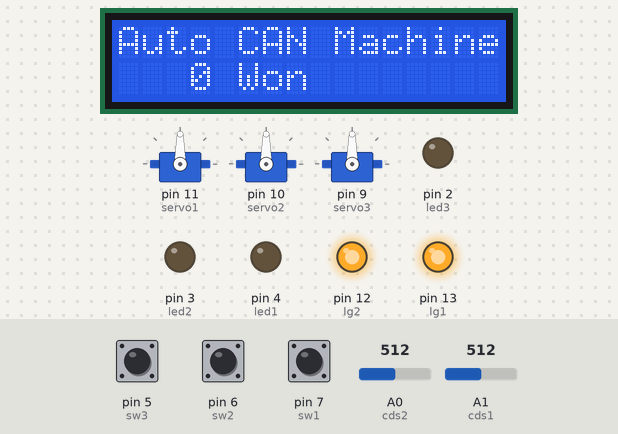
This sketch was run on a simulated Arduino Uno, built with avr-gcc and run on an emulated ATmega328P. Parts: 16×2 character LCD, 3 × servo, output pins drawn as LEDs (lit = HIGH). The inputs (shaded band) are chosen by the test bench; at power-on: pin 7 (sw1) HIGH, pin 5 (sw3) HIGH, pin 6 (sw2) HIGH, A0 (cds2) = 512, A1 (cds1) = 512. What the sketch prints to the serial monitor is not drawn.

Above: at 1.2 s.
1.3 s: pin 7 (sw1) pulled LOW for 1 s
At 2.5 s:
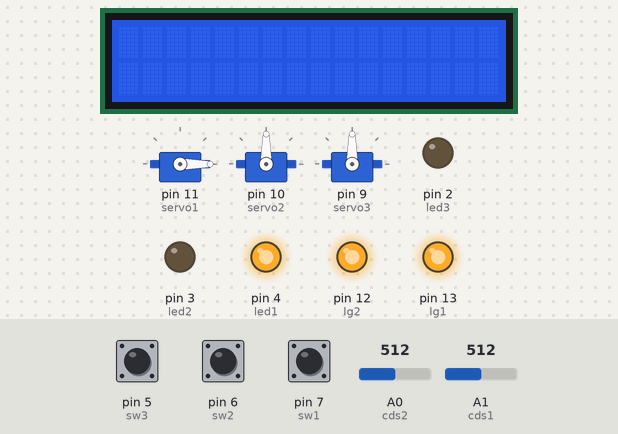
6.7 s: pin 5 (sw3) pulled LOW for 1 s
At 11.2 s:
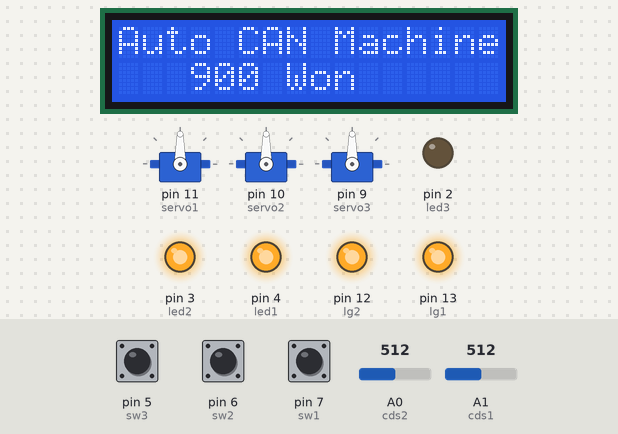
13.9 s: pin 6 (sw2) pulled LOW for 1 s
At 15.9 s:
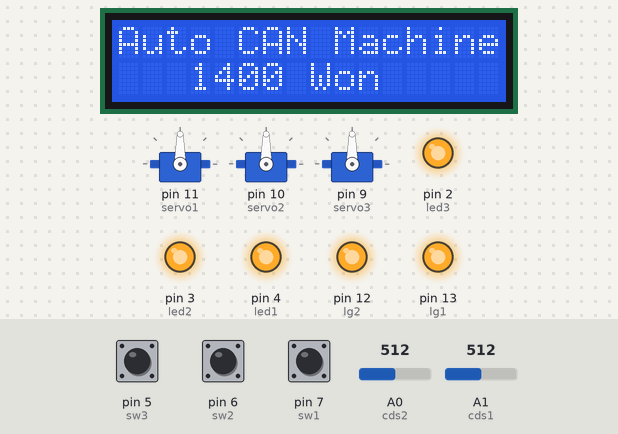
17.0 s: pin 7 (sw1) pulled LOW for 3.2 s
At 18.3 s:
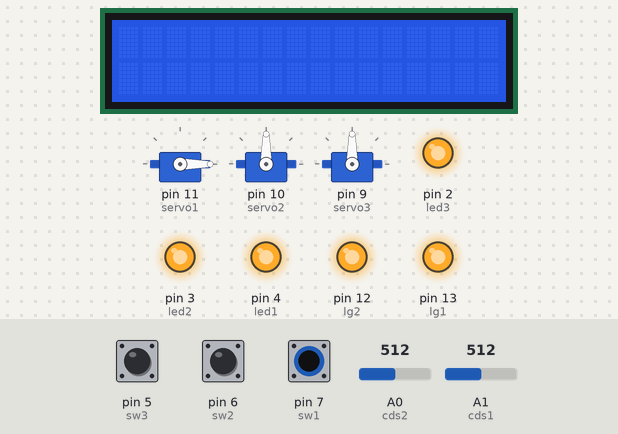
21.7 s: A0 (cds2) set to 290
At 24.5 s:
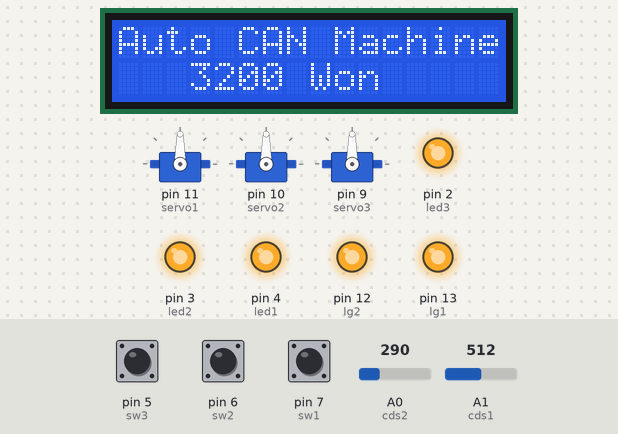
25.2 s: A0 (cds2) set to 306
At 28.1 s:
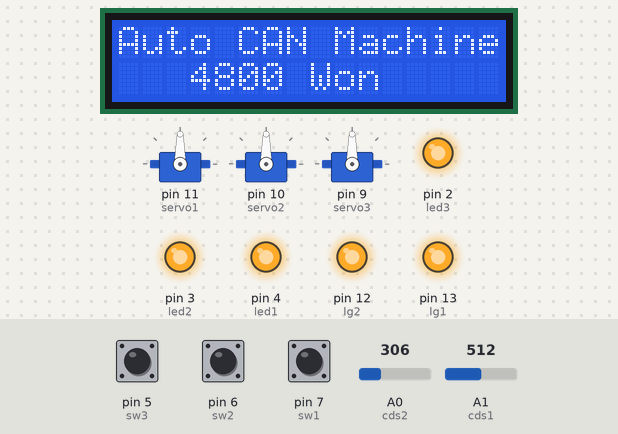
Timing chart, 0 to 29.6 s (numbered marks = the images above; inputs shaded):
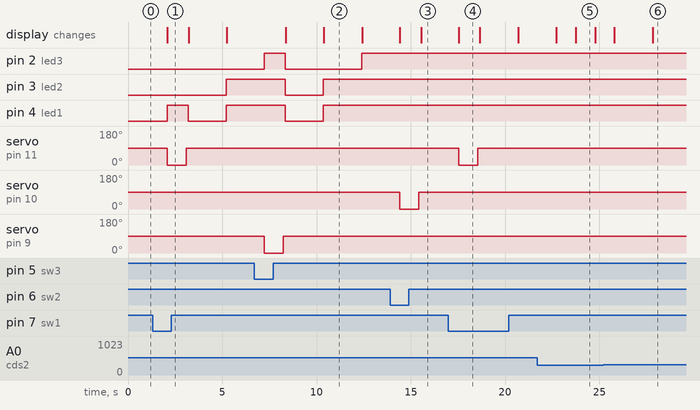

The sketch:

a.ino
```cpp
#include <LiquidCrystal_I2C.h>
#include <Wire.h>
#include <Servo.h>
int cost = 0;
int cds1 = A1;
int cds2 = A0;
int led1 = 4;
int led2 = 3;
int led3 = 2;
int sw1 = 7;
int sw2 = 6;
int sw3 = 5;
int lg1 = 13;
int lg2 = 12;
int APrice = 500;
int BPrice = 700;
int CPrice = 1000;

LiquidCrystal_I2C lcd(0x3F, 16, 2);
Servo servo1;
Servo servo2;
Servo servo3;
void setup()
{
  // put your setup code here, to run once:
  Serial.begin(9600);
  lcd.init();
  lcd.backlight();
  servo1.attach(11);
  servo2.attach(10);
  servo3.attach(9);
  pinMode(sw1, INPUT_PULLUP);
  pinMode(sw2, INPUT_PULLUP);
  pinMode(sw3, INPUT_PULLUP);
  pinMode(led1, OUTPUT);
  pinMode(led2, OUTPUT);
  pinMode(led3, OUTPUT);
  pinMode(lg1, OUTPUT);
  digitalWrite(lg1, HIGH);
  pinMode(lg2, OUTPUT);
  digitalWrite(lg2, HIGH);
  servo1.write(90);
  servo2.write(90);
  servo3.write(90);
}
void loop()
{
  // put your main code here, to run repeatedly:
  lcd.setCursor(0, 0);
  lcd.print("Auto CAN Machine");
  lcd.setCursor(3, 1);
  lcd.print(cost);
  lcd.print(" Won");
  int cdsx = analogRead(cds1);
  int cdsy = analogRead(cds2);
  Serial.println(cost);
  lcd.backlight();
  if (cdsx > 300)
  {
    cost = cost + 500;
    delay(1000);
  }
  if (cdsy > 300)
  {
    cost = cost + 100;
    delay(1000);
  }
  if (cost >= APrice)
  {
    digitalWrite(led1, HIGH);
    if (digitalRead(sw1) == LOW)
    {
      Serial.println("A");
      lcd.clear();
      servo1.write(0);
      delay(1000);
      servo1.write(90);
      delay(100);
      cost = cost - APrice;
    }
  }
  if (cost >= BPrice)
  {
    digitalWrite(led2, HIGH);
    if (digitalRead(sw2) == LOW)
    {
      Serial.println("B");
      lcd.clear();
      servo2.write(0);
      delay(1000);
      servo2.write(90);
      delay(100);
      cost = cost - BPrice;
    }
  }
  if (cost >= CPrice)
  {
    digitalWrite(led3, HIGH);
    if (digitalRead(sw3) == LOW)
    {
      Serial.println("C");
      servo3.write(0);
      delay(1000);
      servo3.write(90);
      delay(100);
      cost = cost - CPrice;
      lcd.clear();
    }
  }
  if (cost < CPrice)
  {
    digitalWrite(led3, LOW);
  }
  if (cost < BPrice)
  {
    digitalWrite(led2, LOW);
  }
  if (cost < APrice)
  {
    digitalWrite(led1, LOW);
  }
  if (Serial.available() > 0)
  {
    String data = Serial.readStringUntil('\n');
    if (data.startsWith("A:"))
    {
      String new_price = data.substring(2);
      APrice = new_price.toInt();
    }
    else if (data.startsWith("B:"))
    {
      String new_price = data.substring(2);
      BPrice = new_price.toInt();
    }
    else if (data.startsWith("C:"))
    {
      String new_price = data.substring(2);
      CPrice = new_price.toInt();
    }
  }
}
```

Measured:
- after the input at 1.3 s, pin 2 (led3): stays LOW (without the input it goes to HIGH after 2.8 s); pin 3 (led2): LOW → HIGH after 3.9 s instead of 2.8 s; servo on pin 11 (servo1): 90° → 0° after 0.79 s, → 90° 1.0 s later; the display: changes after 0.79 s (image 1)
- after the input at 6.7 s, pin 3 (led2), pin 4 (led1): HIGH → LOW after 1.6 s, → HIGH 2.0 s later; servo on pin 9 (servo3): 90° → 0° after 0.54 s, → 90° 1.0 s later
- after the input at 13.9 s, servo on pin 10 (servo2): 90° → 0° after 0.52 s, → 90° 1.0 s later; the display: first changes after 0.52 s (image 3 shows a later state)
- after the input at 17.0 s, servo on pin 11 (servo1): 90° → 0° after 0.55 s, → 90° 1.0 s later; the display: changes after 0.55 s (image 4)
- what the display in image 2 shows lasts 2.0 s, from 10.4 s to 12.4 s
- what the display in image 4 shows lasts 1.2 s, from 17.5 s to 18.7 s
- what the display in image 5 shows lasts 1.1 s, from 23.7 s to 24.8 s
